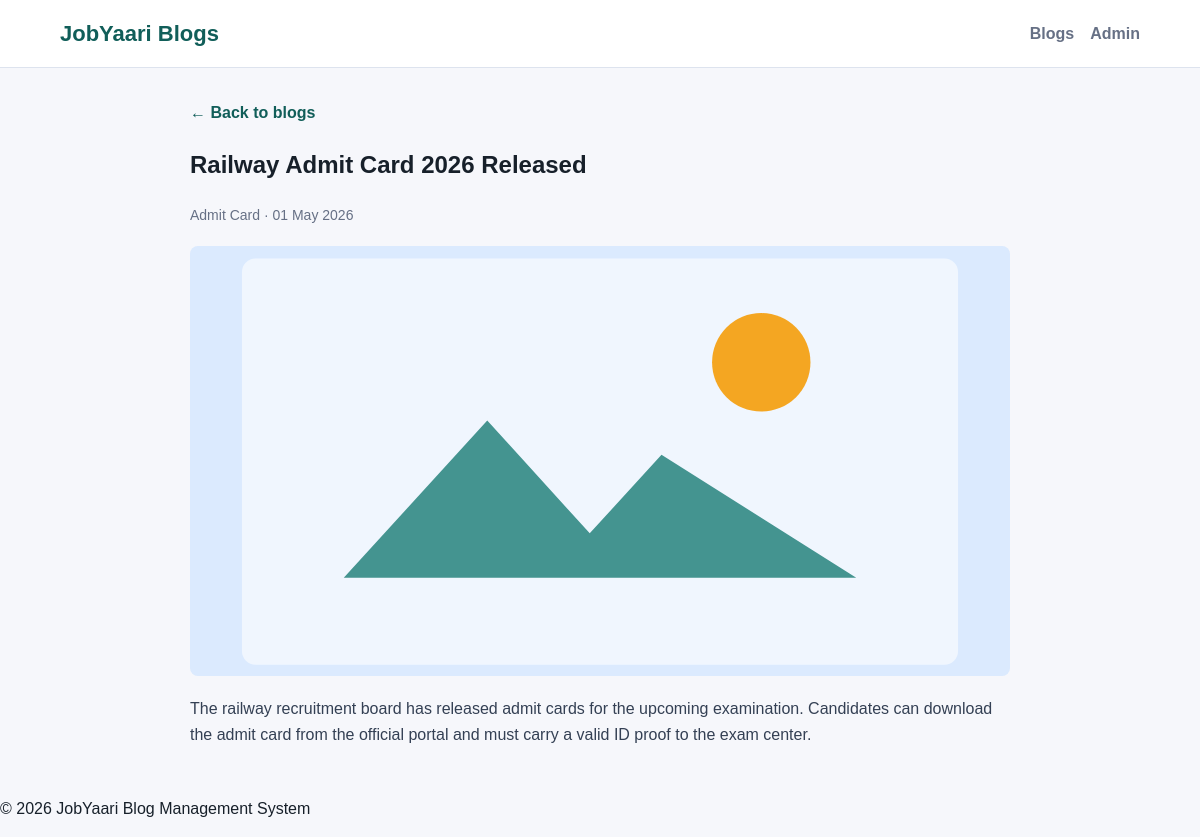
/blog-detail.php?id=1, run on the app's committed database.
### tables this page shows
CREATE TABLE IF NOT EXISTS blogs (
    id INT AUTO_INCREMENT PRIMARY KEY,
    title VARCHAR(255) NOT NULL,
    content TEXT NOT NULL,
    category VARCHAR(100) NOT NULL,
    image VARCHAR(255) DEFAULT NULL,
    created_at TIMESTAMP DEFAULT CURRENT_TIMESTAMP,
    updated_at TIMESTAMP DEFAULT CURRENT_TIMESTAMP ON UPDATE CURRENT_TIMESTAMP
);

### config/database.php (called while the page is built, shortened)
<?php
function db(): mysqli
{
    $connection = new mysqli(DB_HOST, DB_USER, DB_PASS, DB_NAME);
    $connection->set_charset('utf8mb4');
    return $connection;
}

### includes/helpers.php (called while the page is built, shortened)
<?php
function e(?string $value): string
{
    return htmlspecialchars((string) $value, ENT_QUOTES, 'UTF-8');
}

### blog-detail.php (the view, shortened to what this page needs)
<?php
require_once __DIR__ . '/includes/header.php';
$id = (int) ($_GET['id'] ?? 0);
$stmt = db()->prepare('SELECT * FROM blogs WHERE id = ?');
$stmt->bind_param('i', $id);
$stmt->execute();
$blog = $stmt->get_result()->fetch_assoc();
?>
<section class="container detail">
    <?php if (!$blog): ?>
        <div class="empty">Blog not found.</div>
    <?php else: ?>
        <a class="read-more" href="index.php">&larr; Back to blogs</a>
        <h1><?= e($blog['title']) ?></h1>
        <div class="meta"><?= e($blog['category']) ?> &middot; <?= date('d M Y', strtotime($blog['created_at'])) ?></div>
        <img class="detail-hero" src="uploads/<?= e($blog['image'] ?: 'placeholder.svg') ?>" alt="<?= e($blog['title']) ?>">
        <div class="detail-content"><?= nl2br(e($blog['content'])) ?></div>
    <?php endif; ?>
</section>
<?php require_once __DIR__ . '/includes/footer.php'; ?>

### assets/css/style.css (style rules this page uses)
:root { --bg: #f6f7fb; --surface: #ffffff; --ink: #17202a; --muted: #667085; --line: #dde3ee; --primary: #0f766e; --primary-dark: #115e59; --accent: #f59e0b; --danger: #dc2626; }
* { box-sizing: border-box; }
body { margin: 0; font-family: Arial, Helvetica, sans-serif; color: var(--ink); background: var(--bg); line-height: 1.6; }
a { color: inherit; text-decoration: none; }
img { max-width: 100%; display: block; }
.container { max-width: 1120px; margin: 0 auto; padding: 32px 20px; }
.meta { color: var(--muted); font-size: 14px; }
.blog-card p, .detail-content { color: #344054; }
.read-more { margin-top: auto; color: var(--primary-dark); font-weight: 800; }
.detail { max-width: 860px; }
.detail-hero { width: 100%; max-height: 430px; object-fit: cover; border-radius: 8px; margin: 20px 0; }

### data on the page
blogs: title "Railway Admit Card 2026 Released", category "Admit Card", created_at "01 May 2026", content "The railway recruitment board has released admit cards for the upcoming examination. Candidates can download the admit card from the official portal and must carry a valid ID proof to the exam center."
